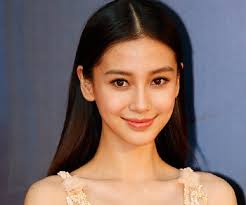
#> input picture images/angelababy/2.jpg, 246 x 205 px, given in place of cats.png, which was not available
$ python 5watermark.py
#> lines starting #> are read from the running program, lines starting #| are printed output that depends on the picture; pictures that were not available may be replaced by others from this repository, and a replacement may not be noted
#> further down, logo is the input picture: shape (205, 246, 3); mean B, G, R 100.5, 103.5, 121.9
### utils.py
#  citeded from https://github.com/codingforentrepreneurs/OpenCV-Python-Series/blob/master/src/utils.py
# used to output a video


import cv2
import os

# source: https://stackoverflow.com/a/44659589
def image_resize(image, width = None, height = None, inter = cv2.INTER_AREA):
    # initialize the dimensions of the image to be resized and
    # grab the image size
#> called with height = 100, inter = 3
    dim = None
    (h, w) = image.shape[:2]
#> h = 205; w = 246
    # if both the width and height are None, then return the
    # original image
    if width is None and height is None:
        return image
    # check to see if the width is None
    if width is None:
        # calculate the ratio of the height and construct the
        # dimensions
        r = height / float(h)
#> r = 0.488
        dim = (int(w * r), height)
#> dim = (120, 100)
    # otherwise, the height is None
    else:
        # calculate the ratio of the width and construct the
        # dimensions
        r = width / float(w)
        dim = (width, int(h * r))

    # resize the image
    resized = cv2.resize(image, dim, interpolation = inter)
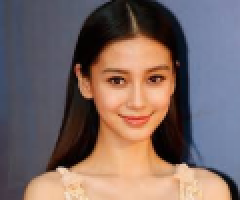
#> resized: shape (100, 120, 3) (shown 2 times larger); mean B, G, R 100.5, 103.5, 121.9
    # return the resized image
    return resized


class CFEVideoConf(object):
    # Standard Video Dimensions Sizes
    STD_DIMENSIONS =  {
        "360p": (480, 360),
        "480p": (640, 480),
        "720p": (1280, 720),
        "1080p": (1920, 1080),
        "4k": (3840, 2160),
    }
    # Video Encoding, might require additional installs
    # Types of Codes: http://www.fourcc.org/codecs.php
    VIDEO_TYPE = {
        'avi': cv2.VideoWriter_fourcc(*'XVID'),
        #'mp4': cv2.VideoWriter_fourcc(*'H264'),
        'mp4': cv2.VideoWriter_fourcc(*'XVID'),
    }

    width           = 640
    height          = 480
    dims            = (640, 480)
    capture         = None
    video_type      = None
    def __init__(self, capture, filepath, res="480p", *args, **kwargs):
        self.capture = capture
        self.filepath = filepath
        self.width, self.height = self.get_dims(res=res)
        self.video_type = self.get_video_type()

    # Set resolution for the video capture
    # Function adapted from https://kirr.co/0l6qmh
    def change_res(self, width, height):
        self.capture.set(3, width)
        self.capture.set(4, height)

    def get_dims(self, res='480p'):
        width, height = self.STD_DIMENSIONS['480p']
        if res in self.STD_DIMENSIONS:
            width, height = self.STD_DIMENSIONS[res]
        self.change_res(width, height)
        self.dims = (width, height)
        return width, height

    def get_video_type(self):
        filename, ext = os.path.splitext(self.filepath)
        if ext in self.VIDEO_TYPE:
          return  self.VIDEO_TYPE[ext]
        return self.VIDEO_TYPE['avi']

### 5watermark.py

import numpy as np
import cv2

from utils import CFEVideoConf, image_resize

cap = cv2.VideoCapture(0)

save_path = 'g:/videos/watermark.mp4'
frames_per_seconds = 24
config = CFEVideoConf(cap, filepath=save_path, res='480p')  # used to change the resolution
out = cv2.VideoWriter(save_path, config.video_type, frames_per_seconds, config.dims)

img_path = 'G:\pictures/cats.png'
logo = cv2.imread(img_path,-1)
#watermark = cv2.cvtColor(watermark, cv2.COLOR_BGR2BGRA)
watermark = image_resize(logo, height = 100)  # gray scale, do not have number 3
watermark = cv2.cvtColor(watermark, cv2.COLOR_BGR2BGRA)      #has number 3
#cv2.imshow('watermark', watermark)

while(True):
    # Capture frame-by-frame
    ret, frame = cap.read()
    frame = cv2.cvtColor(frame, cv2.COLOR_BGR2BGRA)
    # [11 lines of commented-out code are left out]

    frame_h, frame_w, frame_c = frame.shape                     #(720, 1280, 3)
#> frame_h = 205; frame_w = 246; frame_c = 4
    #print(frame.shape)
    #gray = cv2.cvtColor(frame.copy(), cv2.COLOR_BGR2GRAY)                                                            # (720, 1280, 3)
    #print(gray.shape)
                                               # (720, 1280)
    # overlay with 4 channels BGR & Alpha
    overlay = np.zeros((frame_h,frame_w, 4), dtype = 'uint8')    # every pixel value is 0
    #overlay[100:200, 100:200] = (255,0,0,1)                     # B G R A  [st_y: e_y, st_x: e_x]
    #cv2.imshow('overlay', overlay)
    watermark_h, watermark_w,watermark_c = watermark.shape
#> watermark_h = 100; watermark_w = 120; watermark_c = 4
    for i in range(0, watermark_h):     #individual pixel
        for j in range(0,watermark_w):
            # watermark[i,j]   # RBGA
            if watermark[i,j][3] !=0:
                h_offset = frame_h - watermark_h - 10
                w_offset = frame_w - watermark_w - 10
                overlay [h_offset + i,w_offset + j] = watermark[i,j]
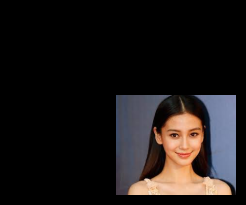
#> overlay: shape (205, 246, 4); mean B, G, R, A 23.9, 24.6, 29, 60.7

    cv2.addWeighted(overlay, 0.70, frame, 1.0, 0, frame)
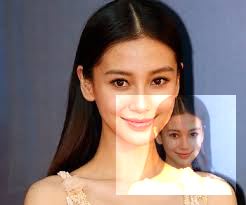
#> frame: shape (205, 246, 4); mean B, G, R, A 115.6, 118.5, 134.4, 255

    frame = cv2.cvtColor(frame, cv2.COLOR_BGRA2BGR)
#> frame: shape (205, 246, 3)
    out.write(frame)
    # Display the resulting frame
    cv2.imshow('frame',frame)
    if cv2.waitKey(20) & 0xFF == ord('q'):
#> (key q is pressed here)
        break

# When everything done, release the capture
cap.release()
out.release()
cv2.destroyAllWindows()
